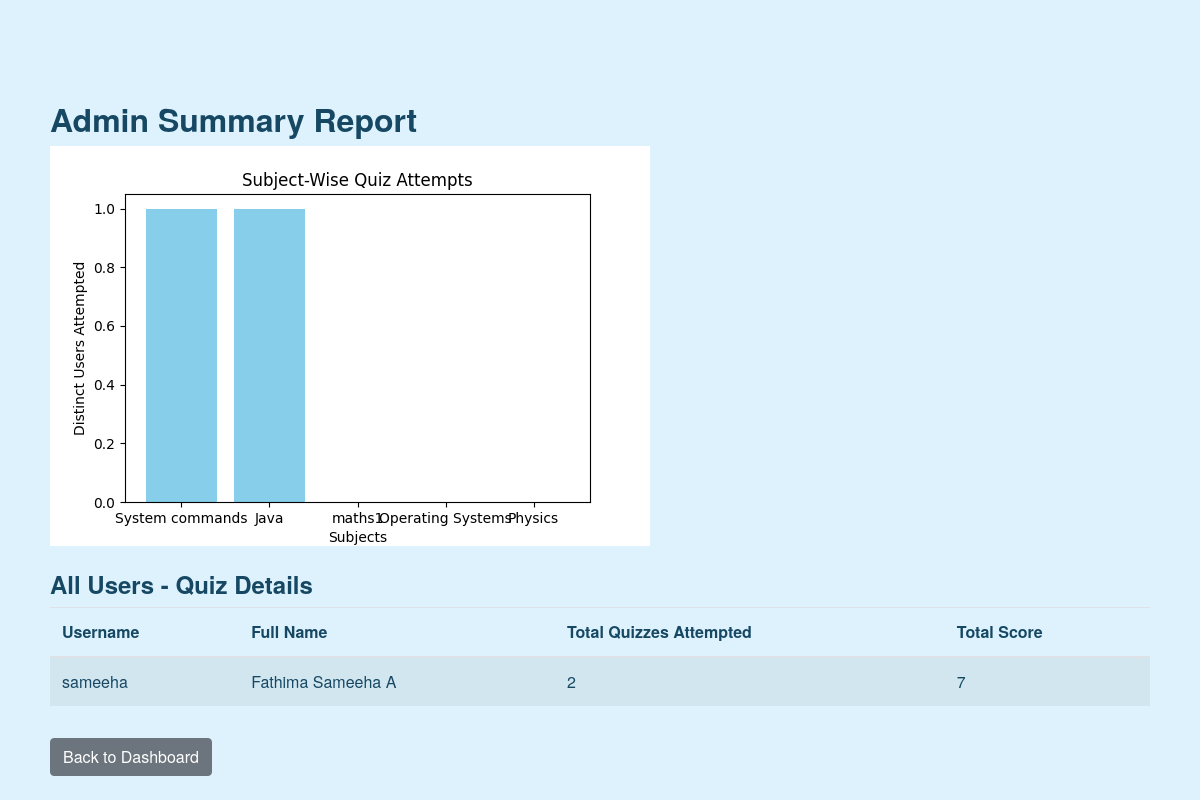
The page /admin/summary (signed in) on the database its author committed.
### controllers/models.py (models this page shows, shortened)
class User(db.Model):
    __tablename__ = 'users'
    id = db.Column(db.Integer, primary_key=True)
    username = db.Column(db.String(120), unique=True, nullable=False)
    password = db.Column(db.String(60), nullable=False)
    full_name = db.Column(db.String(120), nullable=False)
    qualification = db.Column(db.String(120))
    dob = db.Column(db.Date)
    is_admin = db.Column(db.Boolean, default=False)
    scores = db.relationship('Score', backref='user', lazy=True)

### controllers/admin_routes.py (the view)
    @app.route('/admin/summary')
    def admin_summary():
        if 'user_id' not in session or session.get('role') != 'Admin':
            flash("Access denied.", "danger")
            return redirect(url_for('login'))
        subjects = Subject.query.all()
        subject_names = []
        attempt_counts = []
        for subj in subjects:
            user_ids = set()
            for chapter in subj.chapters:
                for quiz in chapter.quizzes:
                    for score in quiz.scores:
                        user_ids.add(score.user_id)
            subject_names.append(subj.name)
            attempt_counts.append(len(user_ids))
        plt.clf()  # Clear any existing figure
        fig, ax = plt.subplots(figsize=(6,4))
        ax.bar(subject_names, attempt_counts, color='skyblue')
        ax.set_xlabel("Subjects")
        ax.set_ylabel("Distinct Users Attempted")
        ax.set_title("Subject-Wise Quiz Attempts")
        chart_path = 'static/admin_summary.png'
        plt.savefig(chart_path)
        plt.close(fig)
        user_summaries = []
        users = User.query.filter_by(is_admin=False).all()
        for user in users:
            quiz_ids = set()
            total_score = 0
            for s in user.scores:
                quiz_ids.add(s.quiz_id)
                total_score += s.total_scored
            user_summaries.append({
                'username': user.username,
                'full_name': user.full_name,
                'total_quizzes': len(quiz_ids),
                'total_score': total_score
            })
        return render_template('admin_summary.html',
                               chart_path=chart_path,
                               user_summaries=user_summaries)

### templates/admin_summary.html (shortened to what this page needs)
{% extends 'base.html' %}
{% block content %}
<div class="container mt-4">
  <h2>Admin Summary Report</h2>
  <div class="mb-4">
    <img src="{{ url_for('static', filename='admin_summary.png') }}"
    alt="Admin Summary Chart" class="img-fluid">
  </div>
  <h4>All Users - Quiz Details</h4>
  <table class="table table-striped">
    <thead>
      <tr>
        <th>Username</th>
        <th>Full Name</th>
        <th>Total Quizzes Attempted</th>
        <th>Total Score</th>
      </tr>
    </thead>
    <tbody>
      {% for summary in user_summaries %}
      <tr>
        <td>{{ summary.username }}</td>
        <td>{{ summary.full_name }}</td>
        <td>{{ summary.total_quizzes }}</td>
        <td>{{ summary.total_score }}</td>
      </tr>
      {% endfor %}
    </tbody>
  </table>
  <a href="{{ url_for('admin_dashboard') }}" class="btn btn-secondary mt-3">Back to Dashboard</a>
</div>
{% endblock %}

### static/styles.css (style rules this page uses)
body { background-color: #DDF2FD; font-family: 'Helvetica Neue', Helvetica, Arial, sans-serif; color: #164863; margin: 0; padding: 0; }
.container { padding: 20px; margin-top: 20px; }
h1, h2, h3, h4, h5, h6 { color: #164863; font-weight: bold; }

### rows shown on the page
User: username "sameeha", full_name "Fathima Sameeha A", total_quizzes "2", total_score "7"
